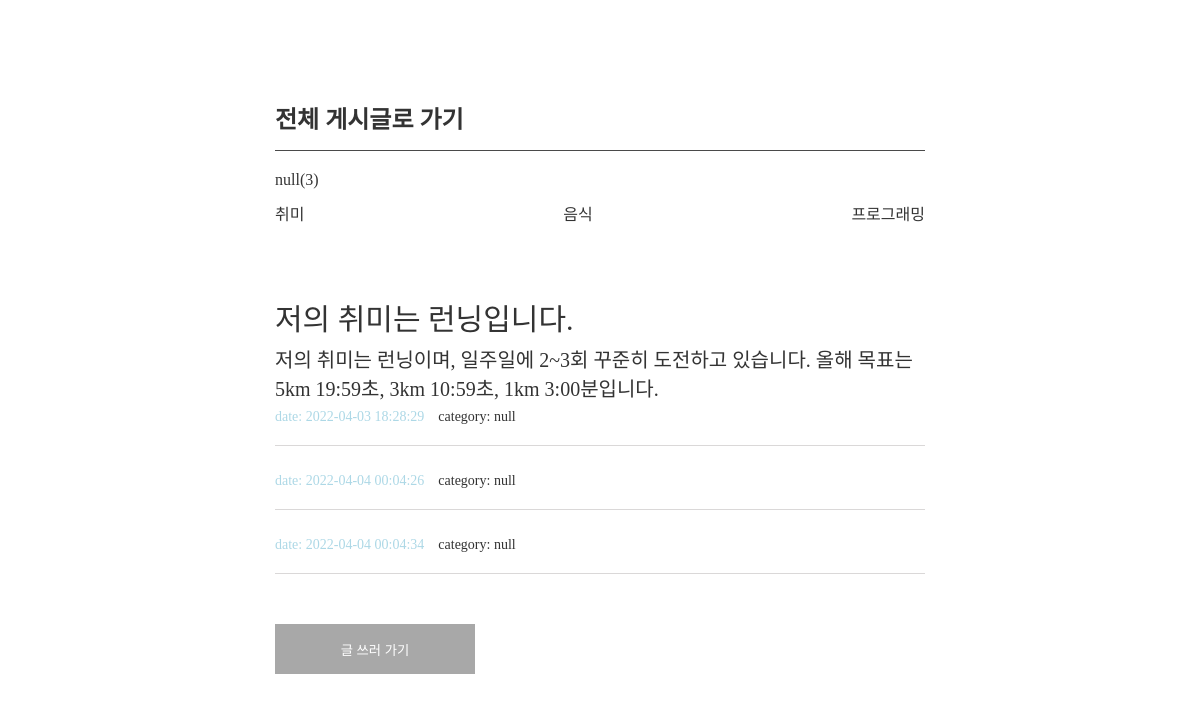
The page /category/null on the database its author committed.
### blogApp/models.py (models this page shows, shortened)
class Article(models.Model):
    title = models.CharField(max_length=100)
    content = models.TextField()
    category = models.TextField(null=True, default='')
    date = models.TextField(null=True, default='')

### blogApp/views.py (the view)
# urls.py: path('category/<str:article_category>', views.category, name='category'),
def category(request, article_category):
    articles = Article.objects.all().filter(category = article_category)
    length = len(articles)
    return render(request, 'category.html', {
        'articles': articles,
        'length': length,
        'hobby': 'hobby',
        'food': 'food',
        'programming': 'programming',
        'article_category': article_category,
        })

### blogApp/templates/category.html (shortened to what this page needs)
{% load static %}
<!DOCTYPE html>
<html lang="en">
<head>
    <link rel="stylesheet" type="text/css" href="{% static 'common.css' %}"></link>
</head>
<body>
    <div id="wrap">
        <div class="container">
            <a href="{% url 'list'%}">
                <h2 class="title">전체 게시글로 가기</h2>
            </a>
            <ul>
                <div>
                    <p class="sub-title">{{article_category}}<span>({{length}})</span></p>
                </div>
                <div class="category">
                    <a href="{% url 'category' hobby %}">
                        <p>취미</p>
                    </a>
                    <a href="{% url 'category' food %}">
                        <p>음식</p>
                    </a>
                    <a href="{% url 'category' programming %}">
                        <p>프로그래밍</p>
                    </a>
                </div>
                {% for article in articles %}
                <a href="{% url 'detail' article.id %}">
                    <li class="item-box">
                        <p class="item-title">{{article.title}}</p>
                        <p class="item-content">{{article.content}}</p>
                        <div>
                            <span class="item-date">date: {{article.date}}</span>
                            <span class="item-category">category: {{article.category}}</span>
                        </div>
                    </li>
                </a>
                {% endfor %}
            </ul>
            <a class="go-write" href="{% url 'new' %}">
                <button class="back-list">
                    글 쓰러 가기
                </button>
            </a>
        </div>
    </div>
</body>
</html>

### blogApp/static/common.css (style rules this page uses)
html, body, div, span, applet, object, iframe, h1, h2, h3, h4, h5, h6, p, blockquote, pre, a, abbr, acronym, address, big, cite, code, del, dfn, em, img, ins, kbd, q, s, samp, small, strike, strong, sub, sup, tt, var, b, u, i, center, dl, dt, dd, ol, ul, li, fieldset, form, label, legend, table, caption, tbody, tfoot, thead, tr, th, td, article, aside, canvas, details, embed, figure, figcaption, footer, header, hgroup, menu, nav, output, ruby, section, summary, time, mark, audio, video { margin: 0; padding: 0; border: 0; }
ol, ul, li { list-style: none; }
a { text-decoration: none; color: #333333; }
#wrap { width: 650px; margin: 0 auto; padding-top: 100px; }
.title { height: 50px; border-bottom: 1px solid #4a4a4a; margin-bottom: 20px; }
.sub-title { height: 30px; color: #333333; }
.category { display: flex; color: #dad8d8; justify-content: space-between; margin-bottom: 50px; font-weight: 100; }
.item-box { padding: 20px 0; border-bottom: 1px solid #dad8d8; }
.item-title { font-size: 30px; margin-bottom: 5px; font-weight: 400; }
.item-content { font-size: 20px; margin-bottom: 5px; }
.item-date, .item-category { font-size: 14px; font-weight: 100; }
.item-date { color: lightblue; font-weight: 500; margin-right: 10px; }
.go-write { display: block; margin-top: 50px; height: 50px; }
.back-list { display: block; background: rgb(168, 168, 168); color: #FFFFFF; width: 200px; height: 50px; border: none; }

### rows shown on the page
Article: title "저의 취미는 런닝입니다.", content "저의 취미는 런닝이며, 일주일에 2~3회 꾸준히 도전하고 있습니다. 올해 목표는 5km 19:59초, 3km 10:59초, 1km 3:00분입니다.", date "2022-04-03 18:28:29", category "null"
Article: date "2022-04-04 00:04:26", category "null"
Article: date "2022-04-04 00:04:34", category "null"

### other values the page prints
{{ article_category }} "null"
{{ length }} "3"
